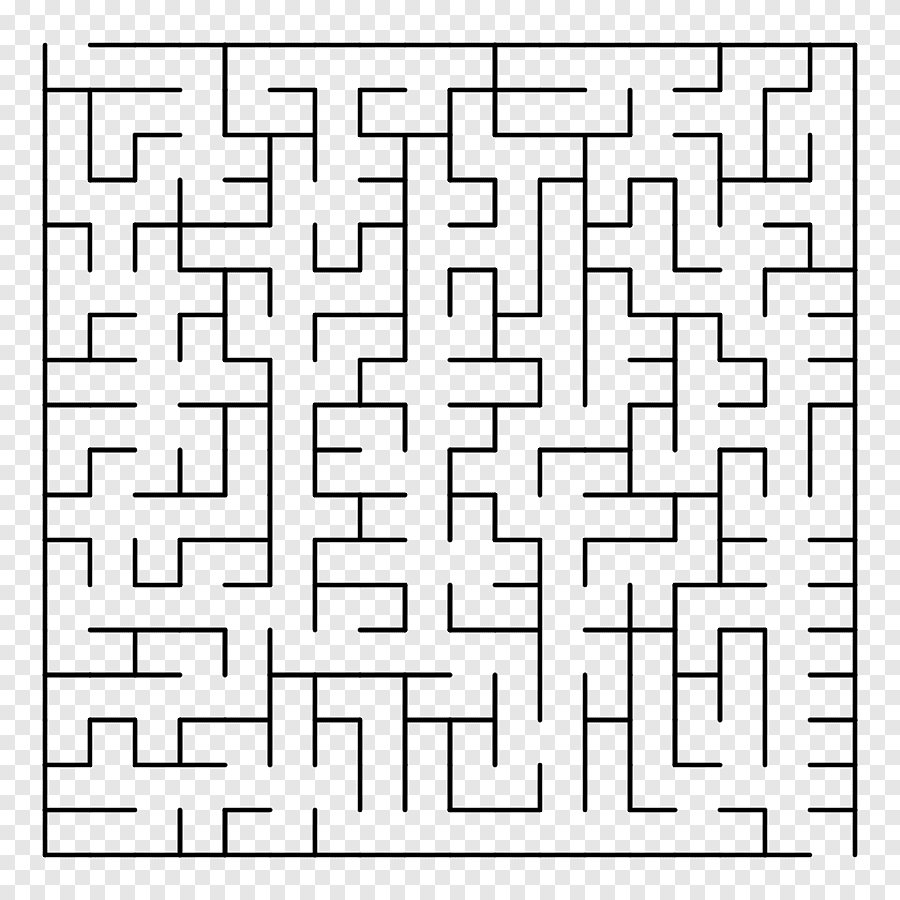
#> input picture test/maze3.png, 900 x 900 px
$ python main.py
#> lines starting #> are read from the running program, lines starting #| are printed output that depends on the picture; after the words box and inside, x2 and y2 are one past the last pixel; in counts of white or black regions, pixels touching at a corner belong together
#> further down, img is the input picture: shape (900, 900, 3); min 0, max 255, mean 220.3
### maze.py
import numpy as np
import cv2 as cv

black = np.array([0, 0, 0], dtype='uint8')
white = np.array([255, 255, 255], dtype='uint8')
red = np.array([0, 255, 0], dtype='uint8')
blue = np.array([255, 0, 0])


class Maze:

    def __init__(self, img, thickness=5):
#> called with thickness = 5
        self.original_img = img
        self.thickness = thickness
        self.processed_img = np.zeros(img.shape[:2])
        self.result_img = self.original_img[::]

        self.width, self.height, _ = img.shape
#> self.width = 900; self.height = 900
        self.top, self.bottom, self.left, self.right = self.height, 0, self.width, 0
#> self.top = 900; self.bottom = 0; self.left = 900; self.right = 0
        self.preprocess()

        self.entrance = []
        self.solution = None

    # to black and white, find corners
    def preprocess(self):
        for i in range(self.height):
            for j in range(self.width):

                if sum(self.original_img[i][j]) / 3 > 200:
                    self.processed_img[i][j] = 255
                else:
                    self.processed_img[i][j] = 0

                    if i < self.top: self.top = i
                    if i > self.bottom: self.bottom = i
                    if j < self.left: self.left = j
                    if j > self.right: self.right = j
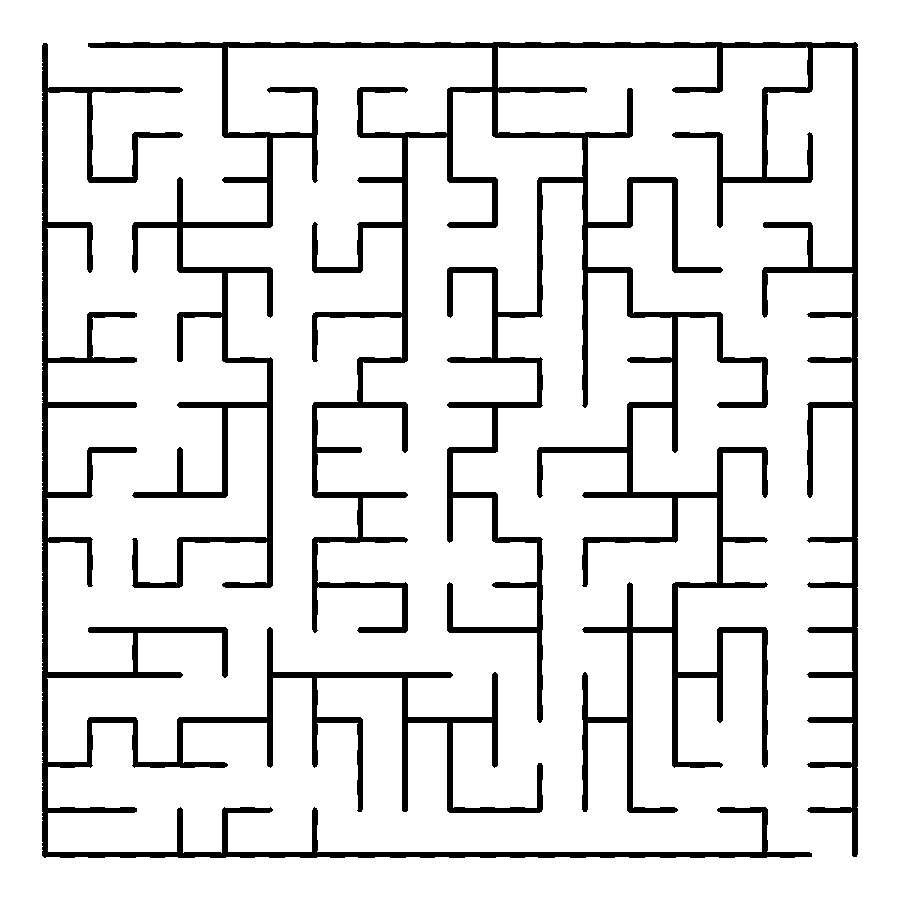
#> self.processed_img: shape (900, 900) float64; 88.6% white; 2 black regions, box (x1, y1, x2, y2) and area: (88, 42, 858, 857) 65372, (42, 43, 812, 858) 26927
#> after the loop, self.bottom = 857; self.left = 42; self.right = 857; self.top = 42

    def find_entrance(self):
        # 0:left, 1:right, 2:top, 3:bottom
        dp = [[] for _ in range(4)]

        # searching vertical sides
        for i in range(self.top, self.bottom):
            dp[0].append(1)  # white==1 black==0
            dp[1].append(1)

            # left side
            for j in range(self.left - self.thickness, self.left + self.thickness):
                if 0 <= j < self.width and (self.processed_img[i][j] == black).all():
                    dp[0][-1] = 0
                    break
            # right side
            for j in range(self.right - self.thickness, self.right + self.thickness):
                if 0 <= j < self.width and (self.processed_img[i][j] == black).all():
                    dp[1][-1] = 0
                    break

        # searching horizontal sides
        for j in range(self.left, self.right):
            dp[2].append(1)  # white==1 black==0
            dp[3].append(1)

            # top side
            for i in range(self.top - self.thickness, self.top + self.thickness):
                if 0 <= i < self.height and (self.processed_img[i][j] == black).all():
                    dp[2][-1] = 0
                    break
            # bottom side
            for i in range(self.bottom - self.thickness, self.bottom + self.thickness):
                if 0 <= i < self.height and (self.processed_img[i][j] == black).all():
                    dp[3][-1] = 0
                    break

        for d in dp:
            for i in range(1, len(d)):
                if d[i]: d[i] += d[i - 1]

        E = []

        for i in range(4):
            l = max(dp[i])
            a = dp[i].index(l)

            E.append((l, a, i))

        for _ in range(2):
            e = max(E)
            m, a, i = e

            if i == 0:
                x1, y1 = self.top + a - m + 1, self.left
                x2, y2 = self.top + a, self.left
            elif i == 1:
                x1, y1 = self.top + a - m + 1, self.right
                x2, y2 = self.top + a, self.right
            elif i == 2:
                x1, y1 = self.top, self.left + a - m + 1
                x2, y2 = self.top, self.left + a
            else:
                x1, y1 = self.bottom, self.left + a - m + 1
                x2, y2 = self.bottom, self.left + a

            self.entrance.append(((x1, y1), (x2, y2), i))
            E.remove(e)
#> after the loop, E = [(1, 0, 0), (0, 0, 1)]

    def solve(self):
        self.find_entrance()

        start = self.entrance[0][:2]
        end = self.entrance[1][:2]
        x_start = (start[0][0] + start[1][0])//2
        y_start = (start[0][1] + start[1][1])//2

        x_end = (end[0][0] + end[1][0]) // 2
        y_end = (end[0][1] + end[1][1]) // 2

        path = [(x_start, y_start), ]
        Queue = [path, ]
        visited = [[False] * self.width for _ in range(self.height)]
        visited[x_start][y_start] = True

        while Queue:
            path = Queue.pop(0)
            # print(path[-1])
            x, y = path[-1]

            if (x, y) == (x_end, y_end):
                self.solution = path
                return

            for i, j in [(x - 1, y), (x + 1, y), (x, y - 1), (x, y + 1)]:
                if self.top <= i <= self.bottom and self.left <= j <= self.right:
                    if visited[i][j] or self.processed_img[i][j] == 0: continue

                    visited[i][j] = True
                    Queue.append(path + [(i, j)])

    def draw_corners(self):
        cv.circle(self.result_img, (self.top, self.left), 5, (0, 0, 255))
        cv.circle(self.result_img, (self.bottom, self.right), 5, (0, 0, 255))

    # [6 lines left out: function draw_entrance, not called in this run]

    def draw_solution(self):
        if not self.solution:
            print('No solution available.')
            return

        for x, y in self.solution:
            self.result_img[x][y] = blue
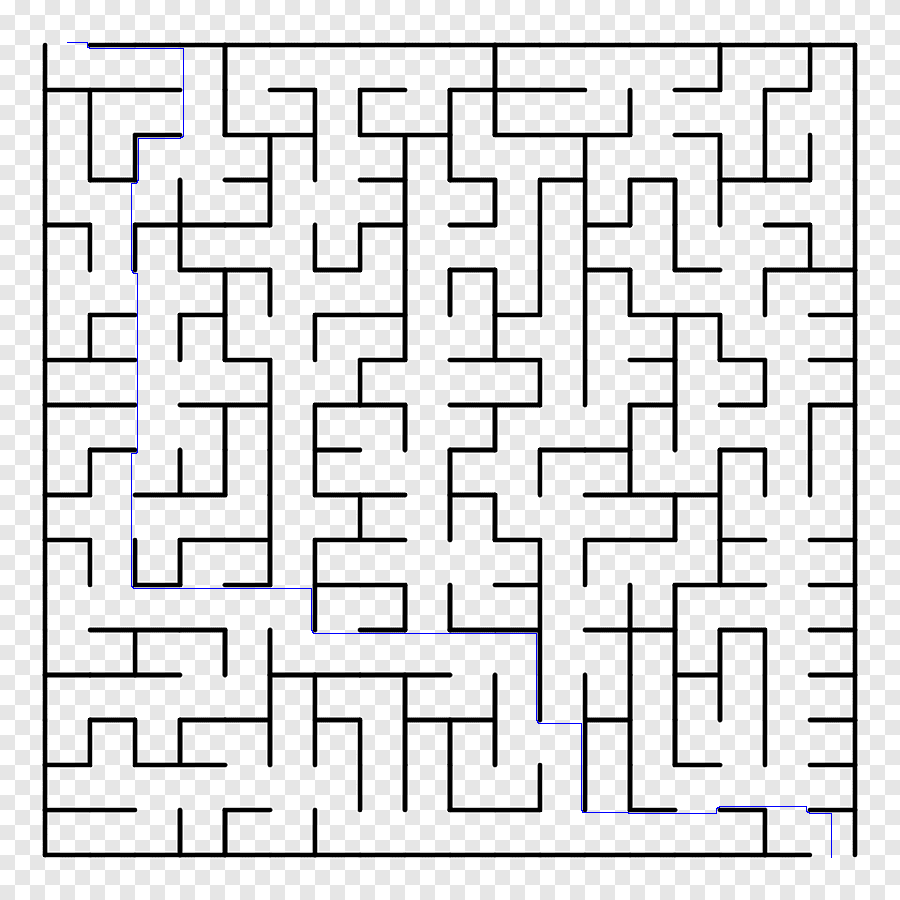
#> self.result_img: shape (900, 900, 3); 0.21% of pixels changed, all inside (x1, y1, x2, y2) = (67, 42, 832, 858)

### main.py
import cv2 as cv
import maze

fname = 'test/maze3.png'
img = cv.imread(fname)

mz = maze.Maze(img)
mz.solve()
mz.draw_solution()

cv.imwrite('test/maze3-result.png', mz.result_img)

$ run again, with test/maze1.png copied over test/maze3.png
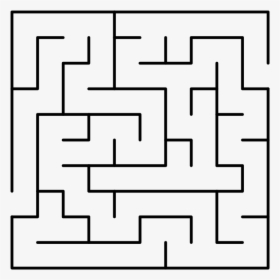
#> input picture test/maze1.png, 280 x 280 px
#> img is the input picture: shape (280, 280, 3); min 0, max 248, mean 219.1
#> after the loop in preprocess, `for i in range(self.height):`:
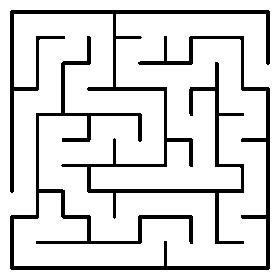
#> self.processed_img: shape (280, 280) float64; 85.8% white; 2 black regions, box (x1, y1, x2, y2) and area: (10, 10, 270, 244) 5617, (10, 36, 270, 270) 5555
#> after the loop in draw_solution, `for x, y in self.solution:`:
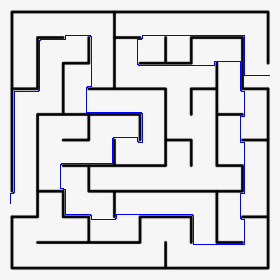
#> self.result_img: shape (280, 280, 3); 1.68% of pixels changed, all inside (x1, y1, x2, y2) = (10, 35, 270, 245)

$ run again, with test/maze2.png copied over test/maze3.png
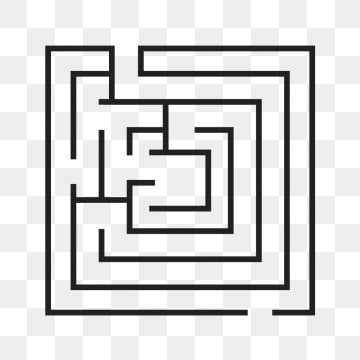
#> input picture test/maze2.png, 360 x 360 px
#> img is the input picture: shape (360, 360, 3); min 0, max 255, mean 217.2
#> after the loop in preprocess, `for i in range(self.height):`:
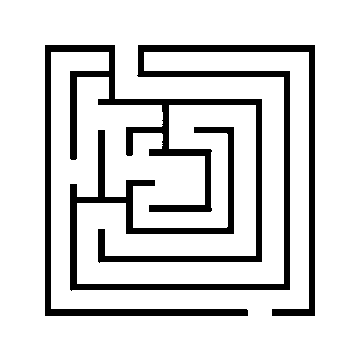
#> self.processed_img: shape (360, 360) float64; 85% white; 2 black regions, box (x1, y1, x2, y2) and area: (70, 45, 315, 316) 10063, (45, 45, 262, 316) 9440
#> after the loop in draw_solution, `for x, y in self.solution:`:
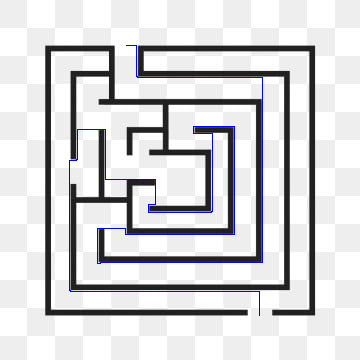
#> self.result_img: shape (360, 360, 3); 1.21% of pixels changed, all inside (x1, y1, x2, y2) = (69, 45, 263, 316)
